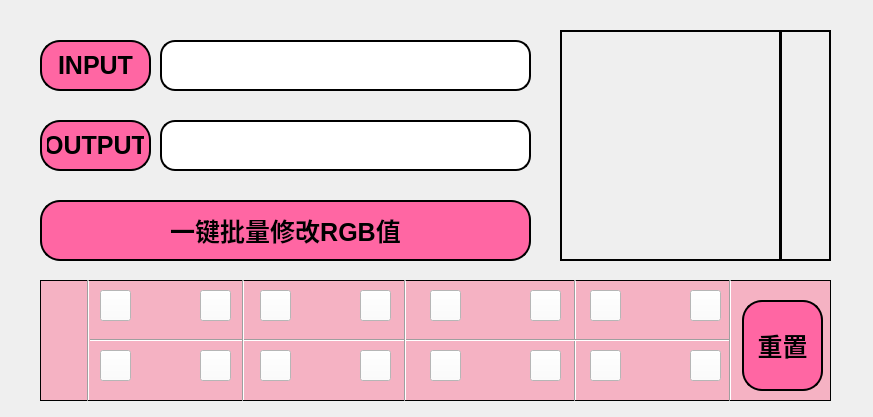
<?xml version="1.0" encoding="UTF-8"?>
<ui version="4.0">
 <class>MainWindow</class>
 <widget class="QMainWindow" name="MainWindow">
  <property name="geometry">
   <rect>
    <x>0</x>
    <y>0</y>
    <width>873</width>
    <height>417</height>
   </rect>
  </property>
  <property name="windowTitle">
   <string>一键批量修改图片RGB颜色软件V1.0</string>
  </property>
  <widget class="QWidget" name="centralwidget">
   <widget class="QPushButton" name="color2qian">
    <property name="geometry">
     <rect>
      <x>260</x>
      <y>290</y>
      <width>31</width>
      <height>31</height>
     </rect>
    </property>
    <property name="styleSheet">
     <string notr="true">background-color: rgb(255, 255, 255);</string>
    </property>
    <property name="text">
     <string/>
    </property>
   </widget>
   <widget class="Line" name="line_4">
    <property name="geometry">
     <rect>
      <x>560</x>
      <y>280</y>
      <width>31</width>
      <height>121</height>
     </rect>
    </property>
    <property name="orientation">
     <enum>Qt::Vertical</enum>
    </property>
   </widget>
   <widget class="QLabel" name="background">
    <property name="geometry">
     <rect>
      <x>-10</x>
      <y>-40</y>
      <width>911</width>
      <height>461</height>
     </rect>
    </property>
    <property name="text">
     <string/>
    </property>
    <property name="pixmap">
     <pixmap resource="resource_rc.qrc">:/image/bcakground2.png</pixmap>
    </property>
    <property name="scaledContents">
     <bool>true</bool>
    </property>
   </widget>
   <widget class="QLineEdit" name="inputpath">
    <property name="geometry">
     <rect>
      <x>160</x>
      <y>40</y>
      <width>371</width>
      <height>51</height>
     </rect>
    </property>
    <property name="styleSheet">
     <string notr="true">border: 2px solid black; /* 设置边框为黑色，可以根据需要调整宽度 */
border-radius: 15px; /* 设置边框圆角，可以根据需要调整 */</string>
    </property>
   </widget>
   <widget class="QPushButton" name="color6hou">
    <property name="geometry">
     <rect>
      <x>360</x>
      <y>350</y>
      <width>31</width>
      <height>31</height>
     </rect>
    </property>
    <property name="styleSheet">
     <string notr="true">background-color: rgb(255, 255, 255);</string>
    </property>
    <property name="text">
     <string/>
    </property>
   </widget>
   <widget class="QPushButton" name="color7hou">
    <property name="geometry">
     <rect>
      <x>530</x>
      <y>350</y>
      <width>31</width>
      <height>31</height>
     </rect>
    </property>
    <property name="styleSheet">
     <string notr="true">background-color: rgb(255, 255, 255);</string>
    </property>
    <property name="text">
     <string/>
    </property>
   </widget>
   <widget class="QLabel" name="label_10">
    <property name="geometry">
     <rect>
      <x>630</x>
      <y>350</y>
      <width>51</width>
      <height>31</height>
     </rect>
    </property>
    <property name="text">
     <string/>
    </property>
    <property name="pixmap">
     <pixmap resource="resource_rc.qrc">:/image/jiantou2.png</pixmap>
    </property>
    <property name="scaledContents">
     <bool>true</bool>
    </property>
   </widget>
   <widget class="QPushButton" name="color2hou">
    <property name="geometry">
     <rect>
      <x>360</x>
      <y>290</y>
      <width>31</width>
      <height>31</height>
     </rect>
    </property>
    <property name="styleSheet">
     <string notr="true">background-color: rgb(255, 255, 255);</string>
    </property>
    <property name="text">
     <string/>
    </property>
   </widget>
   <widget class="QPushButton" name="color8qian">
    <property name="geometry">
     <rect>
      <x>590</x>
      <y>350</y>
      <width>31</width>
      <height>31</height>
     </rect>
    </property>
    <property name="styleSheet">
     <string notr="true">background-color: rgb(255, 255, 255);</string>
    </property>
    <property name="text">
     <string/>
    </property>
   </widget>
   <widget class="QLabel" name="label_4">
    <property name="geometry">
     <rect>
      <x>40</x>
      <y>280</y>
      <width>791</width>
      <height>121</height>
     </rect>
    </property>
    <property name="styleSheet">
     <string notr="true">background-color: rgba(255, 85, 127, 100);
border: 1px solid black; </string>
    </property>
    <property name="text">
     <string/>
    </property>
   </widget>
   <widget class="Line" name="line_6">
    <property name="geometry">
     <rect>
      <x>90</x>
      <y>330</y>
      <width>641</width>
      <height>20</height>
     </rect>
    </property>
    <property name="orientation">
     <enum>Qt::Horizontal</enum>
    </property>
   </widget>
   <widget class="QPushButton" name="color1qian">
    <property name="geometry">
     <rect>
      <x>100</x>
      <y>290</y>
      <width>31</width>
      <height>31</height>
     </rect>
    </property>
    <property name="styleSheet">
     <string notr="true">background-color: rgb(255, 255, 255);</string>
    </property>
    <property name="text">
     <string/>
    </property>
   </widget>
   <widget class="QLabel" name="label_12">
    <property name="geometry">
     <rect>
      <x>470</x>
      <y>350</y>
      <width>51</width>
      <height>31</height>
     </rect>
    </property>
    <property name="text">
     <string/>
    </property>
    <property name="pixmap">
     <pixmap resource="resource_rc.qrc">:/image/jiantou2.png</pixmap>
    </property>
    <property name="scaledContents">
     <bool>true</bool>
    </property>
   </widget>
   <widget class="QLabel" name="label_6">
    <property name="geometry">
     <rect>
      <x>140</x>
      <y>290</y>
      <width>51</width>
      <height>31</height>
     </rect>
    </property>
    <property name="text">
     <string/>
    </property>
    <property name="pixmap">
     <pixmap resource="resource_rc.qrc">:/image/jiantou2.png</pixmap>
    </property>
    <property name="scaledContents">
     <bool>true</bool>
    </property>
   </widget>
   <widget class="Line" name="line_5">
    <property name="geometry">
     <rect>
      <x>720</x>
      <y>280</y>
      <width>21</width>
      <height>121</height>
     </rect>
    </property>
    <property name="orientation">
     <enum>Qt::Vertical</enum>
    </property>
   </widget>
   <widget class="QLabel" name="label_7">
    <property name="geometry">
     <rect>
      <x>300</x>
      <y>290</y>
      <width>51</width>
      <height>31</height>
     </rect>
    </property>
    <property name="text">
     <string/>
    </property>
    <property name="pixmap">
     <pixmap resource="resource_rc.qrc">:/image/jiantou2.png</pixmap>
    </property>
    <property name="scaledContents">
     <bool>true</bool>
    </property>
   </widget>
   <widget class="QLabel" name="label_8">
    <property name="geometry">
     <rect>
      <x>470</x>
      <y>290</y>
      <width>51</width>
      <height>31</height>
     </rect>
    </property>
    <property name="text">
     <string/>
    </property>
    <property name="pixmap">
     <pixmap resource="resource_rc.qrc">:/image/jiantou2.png</pixmap>
    </property>
    <property name="scaledContents">
     <bool>true</bool>
    </property>
   </widget>
   <widget class="QPushButton" name="color3hou">
    <property name="geometry">
     <rect>
      <x>530</x>
      <y>290</y>
      <width>31</width>
      <height>31</height>
     </rect>
    </property>
    <property name="styleSheet">
     <string notr="true">background-color: rgb(255, 255, 255);</string>
    </property>
    <property name="text">
     <string/>
    </property>
   </widget>
   <widget class="QLabel" name="label_13">
    <property name="geometry">
     <rect>
      <x>300</x>
      <y>350</y>
      <width>51</width>
      <height>31</height>
     </rect>
    </property>
    <property name="text">
     <string/>
    </property>
    <property name="pixmap">
     <pixmap resource="resource_rc.qrc">:/image/jiantou2.png</pixmap>
    </property>
    <property name="scaledContents">
     <bool>true</bool>
    </property>
   </widget>
   <widget class="QPushButton" name="color3qian">
    <property name="geometry">
     <rect>
      <x>430</x>
      <y>290</y>
      <width>31</width>
      <height>31</height>
     </rect>
    </property>
    <property name="styleSheet">
     <string notr="true">background-color: rgb(255, 255, 255);</string>
    </property>
    <property name="text">
     <string/>
    </property>
   </widget>
   <widget class="QLabel" name="label_5">
    <property name="geometry">
     <rect>
      <x>30</x>
      <y>280</y>
      <width>61</width>
      <height>121</height>
     </rect>
    </property>
    <property name="text">
     <string/>
    </property>
    <property name="pixmap">
     <pixmap resource="resource_rc.qrc">:/image/heisequseban.png</pixmap>
    </property>
    <property name="scaledContents">
     <bool>true</bool>
    </property>
   </widget>
   <widget class="QPushButton" name="color4qian">
    <property name="geometry">
     <rect>
      <x>590</x>
      <y>290</y>
      <width>31</width>
      <height>31</height>
     </rect>
    </property>
    <property name="styleSheet">
     <string notr="true">background-color: rgb(255, 255, 255);</string>
    </property>
    <property name="text">
     <string/>
    </property>
   </widget>
   <widget class="QPushButton" name="pushButton_18">
    <property name="geometry">
     <rect>
      <x>742</x>
      <y>300</y>
      <width>81</width>
      <height>91</height>
     </rect>
    </property>
    <property name="font">
     <font>
      <pointsize>-1</pointsize>
      <weight>75</weight>
      <bold>true</bold>
     </font>
    </property>
    <property name="styleSheet">
     <string notr="true">QPushButton{
background-color: #ff66a3; /* 粉色 */ 
/* 白色文字，可根据需要调整 */
color: rgb(0, 0, 0);
border-radius: 20px;
padding: 5px 5px;
font-size: 25px;
font-weight: bold;
border: 2px solid black; 
}

QPushButton:hover {
background-color: rgba(150, 0, 127, 100); /* 鼠标悬停时的颜色 */}</string>
    </property>
    <property name="text">
     <string>重置</string>
    </property>
   </widget>
   <widget class="QLabel" name="label">
    <property name="geometry">
     <rect>
      <x>560</x>
      <y>30</y>
      <width>221</width>
      <height>231</height>
     </rect>
    </property>
    <property name="styleSheet">
     <string notr="true">border: 2px solid black; </string>
    </property>
    <property name="text">
     <string/>
    </property>
    <property name="pixmap">
     <pixmap resource="resource_rc.qrc">:/image/too.png</pixmap>
    </property>
    <property name="scaledContents">
     <bool>true</bool>
    </property>
   </widget>
   <widget class="QLineEdit" name="outputpath">
    <property name="geometry">
     <rect>
      <x>160</x>
      <y>120</y>
      <width>371</width>
      <height>51</height>
     </rect>
    </property>
    <property name="styleSheet">
     <string notr="true">border: 2px solid black; /* 设置边框为黑色，可以根据需要调整宽度 */
border-radius: 15px; /* 设置边框圆角，可以根据需要调整 */</string>
    </property>
   </widget>
   <widget class="QPushButton" name="color4hou">
    <property name="geometry">
     <rect>
      <x>690</x>
      <y>290</y>
      <width>31</width>
      <height>31</height>
     </rect>
    </property>
    <property name="styleSheet">
     <string notr="true">background-color: rgb(255, 255, 255);</string>
    </property>
    <property name="text">
     <string/>
    </property>
   </widget>
   <widget class="Line" name="line_2">
    <property name="geometry">
     <rect>
      <x>228</x>
      <y>280</y>
      <width>31</width>
      <height>121</height>
     </rect>
    </property>
    <property name="orientation">
     <enum>Qt::Vertical</enum>
    </property>
   </widget>
   <widget class="QPushButton" name="output">
    <property name="geometry">
     <rect>
      <x>40</x>
      <y>120</y>
      <width>111</width>
      <height>51</height>
     </rect>
    </property>
    <property name="font">
     <font>
      <pointsize>-1</pointsize>
      <weight>75</weight>
      <bold>true</bold>
     </font>
    </property>
    <property name="styleSheet">
     <string notr="true">QPushButton{
background-color: #ff66a3; /* 粉色 */ 
/* 白色文字，可根据需要调整 */
color: rgb(0, 0, 0);
border-radius: 20px;
padding: 5px 5px;
font-size: 25px;
font-weight: bold;
border: 2px solid black; 
}

QPushButton:hover {
background-color: rgba(150, 0, 127, 100); /* 鼠标悬停时的颜色 */}</string>
    </property>
    <property name="text">
     <string>OUTPUT</string>
    </property>
   </widget>
   <widget class="QPushButton" name="color1hou">
    <property name="geometry">
     <rect>
      <x>200</x>
      <y>290</y>
      <width>31</width>
      <height>31</height>
     </rect>
    </property>
    <property name="styleSheet">
     <string notr="true">background-color: rgb(255, 255, 255);</string>
    </property>
    <property name="text">
     <string/>
    </property>
   </widget>
   <widget class="QLabel" name="label_3">
    <property name="geometry">
     <rect>
      <x>780</x>
      <y>30</y>
      <width>51</width>
      <height>231</height>
     </rect>
    </property>
    <property name="styleSheet">
     <string notr="true">border: 2px solid black; </string>
    </property>
    <property name="text">
     <string/>
    </property>
    <property name="pixmap">
     <pixmap resource="resource_rc.qrc">:/image/NAME.png</pixmap>
    </property>
    <property name="scaledContents">
     <bool>true</bool>
    </property>
   </widget>
   <widget class="QLabel" name="label_9">
    <property name="geometry">
     <rect>
      <x>630</x>
      <y>290</y>
      <width>51</width>
      <height>31</height>
     </rect>
    </property>
    <property name="text">
     <string/>
    </property>
    <property name="pixmap">
     <pixmap resource="resource_rc.qrc">:/image/jiantou2.png</pixmap>
    </property>
    <property name="scaledContents">
     <bool>true</bool>
    </property>
   </widget>
   <widget class="Line" name="line_3">
    <property name="geometry">
     <rect>
      <x>390</x>
      <y>280</y>
      <width>31</width>
      <height>121</height>
     </rect>
    </property>
    <property name="orientation">
     <enum>Qt::Vertical</enum>
    </property>
   </widget>
   <widget class="QLabel" name="label_11">
    <property name="geometry">
     <rect>
      <x>140</x>
      <y>350</y>
      <width>51</width>
      <height>31</height>
     </rect>
    </property>
    <property name="text">
     <string/>
    </property>
    <property name="pixmap">
     <pixmap resource="resource_rc.qrc">:/image/jiantou2.png</pixmap>
    </property>
    <property name="scaledContents">
     <bool>true</bool>
    </property>
   </widget>
   <widget class="QPushButton" name="ModifyRGB">
    <property name="geometry">
     <rect>
      <x>40</x>
      <y>200</y>
      <width>491</width>
      <height>61</height>
     </rect>
    </property>
    <property name="font">
     <font>
      <pointsize>-1</pointsize>
      <weight>75</weight>
      <bold>true</bold>
     </font>
    </property>
    <property name="styleSheet">
     <string notr="true">QPushButton{
background-color: #ff66a3; /* 粉色 */ 
/* 白色文字，可根据需要调整 */
color: rgb(0, 0, 0);
border-radius: 20px;
padding: 5px 5px;
font-size: 25px;
font-weight: bold;
border: 2px solid black; 
}

QPushButton:hover {
background-color: rgba(150, 0, 127, 100); /* 鼠标悬停时的颜色 */}</string>
    </property>
    <property name="text">
     <string>一键批量修改RGB值</string>
    </property>
   </widget>
   <widget class="QPushButton" name="color8hou">
    <property name="geometry">
     <rect>
      <x>690</x>
      <y>350</y>
      <width>31</width>
      <height>31</height>
     </rect>
    </property>
    <property name="styleSheet">
     <string notr="true">background-color: rgb(255, 255, 255);</string>
    </property>
    <property name="text">
     <string/>
    </property>
   </widget>
   <widget class="Line" name="line">
    <property name="geometry">
     <rect>
      <x>80</x>
      <y>280</y>
      <width>16</width>
      <height>121</height>
     </rect>
    </property>
    <property name="orientation">
     <enum>Qt::Vertical</enum>
    </property>
   </widget>
   <widget class="QPushButton" name="color5hou">
    <property name="geometry">
     <rect>
      <x>200</x>
      <y>350</y>
      <width>31</width>
      <height>31</height>
     </rect>
    </property>
    <property name="styleSheet">
     <string notr="true">background-color: rgb(255, 255, 255);</string>
    </property>
    <property name="text">
     <string/>
    </property>
   </widget>
   <widget class="QPushButton" name="input">
    <property name="geometry">
     <rect>
      <x>40</x>
      <y>40</y>
      <width>111</width>
      <height>51</height>
     </rect>
    </property>
    <property name="font">
     <font>
      <pointsize>-1</pointsize>
      <weight>75</weight>
      <bold>true</bold>
     </font>
    </property>
    <property name="styleSheet">
     <string notr="true">QPushButton{
background-color: #ff66a3; /* 粉色 */ 
/* 白色文字，可根据需要调整 */
color: rgb(0, 0, 0);
border-radius: 20px;
padding: 5px 5px;
font-size: 25px;
font-weight: bold;
border: 2px solid black; 
}

QPushButton:hover {
background-color: rgba(150, 0, 127, 100); /* 鼠标悬停时的颜色 */}</string>
    </property>
    <property name="text">
     <string>INPUT</string>
    </property>
   </widget>
   <widget class="QPushButton" name="color7qian">
    <property name="geometry">
     <rect>
      <x>430</x>
      <y>350</y>
      <width>31</width>
      <height>31</height>
     </rect>
    </property>
    <property name="styleSheet">
     <string notr="true">background-color: rgb(255, 255, 255);</string>
    </property>
    <property name="text">
     <string/>
    </property>
   </widget>
   <widget class="QPushButton" name="color5qian">
    <property name="geometry">
     <rect>
      <x>100</x>
      <y>350</y>
      <width>31</width>
      <height>31</height>
     </rect>
    </property>
    <property name="styleSheet">
     <string notr="true">background-color: rgb(255, 255, 255);</string>
    </property>
    <property name="text">
     <string/>
    </property>
   </widget>
   <widget class="QPushButton" name="color6qian">
    <property name="geometry">
     <rect>
      <x>260</x>
      <y>350</y>
      <width>31</width>
      <height>31</height>
     </rect>
    </property>
    <property name="styleSheet">
     <string notr="true">background-color: rgb(255, 255, 255);</string>
    </property>
    <property name="text">
     <string/>
    </property>
   </widget>
   <zorder>background</zorder>
   <zorder>label_4</zorder>
   <zorder>color2qian</zorder>
   <zorder>line_4</zorder>
   <zorder>inputpath</zorder>
   <zorder>color6hou</zorder>
   <zorder>color7hou</zorder>
   <zorder>label_10</zorder>
   <zorder>color2hou</zorder>
   <zorder>color8qian</zorder>
   <zorder>line_6</zorder>
   <zorder>color1qian</zorder>
   <zorder>label_12</zorder>
   <zorder>label_6</zorder>
   <zorder>line_5</zorder>
   <zorder>label_7</zorder>
   <zorder>label_8</zorder>
   <zorder>color3hou</zorder>
   <zorder>label_13</zorder>
   <zorder>color3qian</zorder>
   <zorder>label_5</zorder>
   <zorder>color4qian</zorder>
   <zorder>pushButton_18</zorder>
   <zorder>label</zorder>
   <zorder>outputpath</zorder>
   <zorder>color4hou</zorder>
   <zorder>line_2</zorder>
   <zorder>output</zorder>
   <zorder>color1hou</zorder>
   <zorder>label_3</zorder>
   <zorder>label_9</zorder>
   <zorder>line_3</zorder>
   <zorder>label_11</zorder>
   <zorder>ModifyRGB</zorder>
   <zorder>color8hou</zorder>
   <zorder>line</zorder>
   <zorder>color5hou</zorder>
   <zorder>input</zorder>
   <zorder>color7qian</zorder>
   <zorder>color5qian</zorder>
   <zorder>color6qian</zorder>
  </widget>
 </widget>
 <resources>
  <include location="resource_rc.qrc"/>
 </resources>
 <connections/>
</ui>
